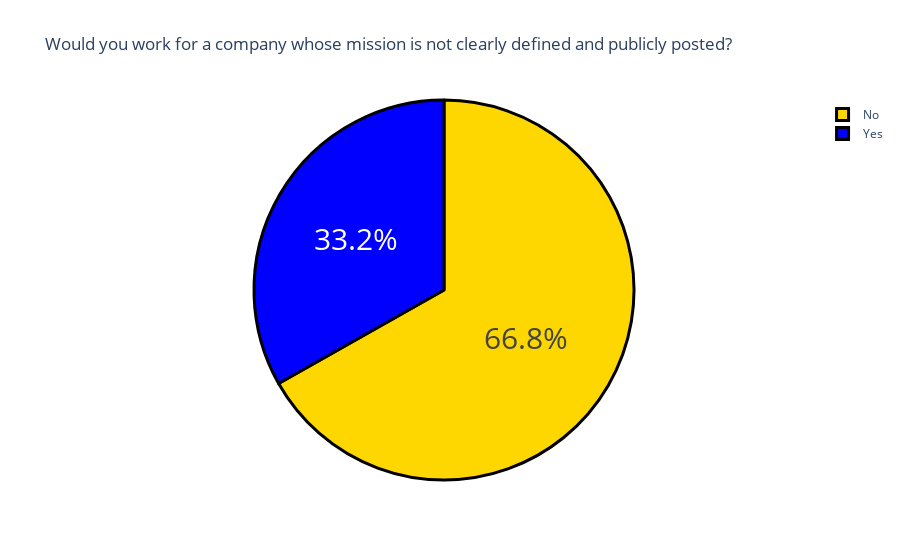

Notebook source saved alongside this figure:
### Code cell
question4 = "Would you work for a company whose mission is not clearly defined and publicly posted."
question4 = data[question4].value_counts()
label = question4.index
counts = question4.values
colors = ['gold','blue']
fig = go.Figure(data=[go.Pie(labels=label, values=counts)])
fig.update_layout(title_text='Would you work for a company whose mission is not clearly defined and publicly posted?')
fig.update_traces(hoverinfo='label+value', textinfo='percent', textfont_size=30,
                  marker=dict(colors=colors, line=dict(color='black', width=3)))
fig.show()

### Figure 1 — Plotly figure (JSON) as saved in the notebook; plotly's stock layout.template omitted (floating-point values rounded to 4 significant figures)
{"data": [{"hoverinfo": "label+value", "labels": ["No", "Yes"], "marker": {"colors": ["gold", "blue"], "line": {"color": "black", "width": 3}}, "textfont": {"size": 30}, "textinfo": "percent", "type": "pie", "values": [157, 78]}], "layout": {"title": {"text": "Would you work for a company whose mission is not clearly defined and publicly posted?"}}}
